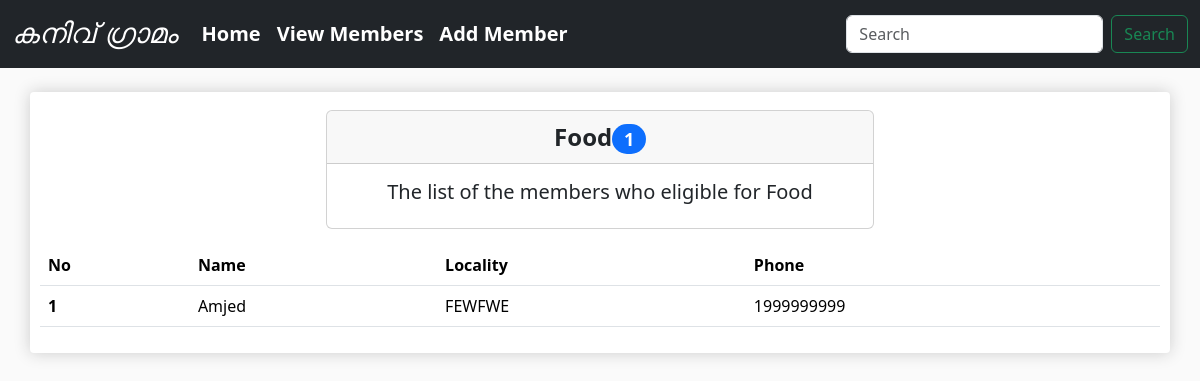
Before: /1 with the older database file.
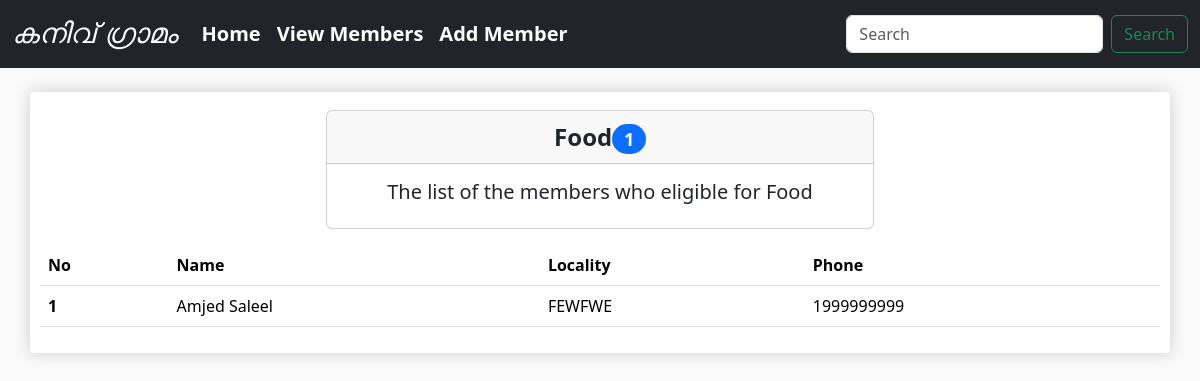
After: the same page with the newer database file.
### charity/models.py (models this page shows, shortened)
class Need(models.Model):
    member = models.OneToOneField(Member, on_delete=models.CASCADE,)
    requirement = models.ManyToManyField(Category, blank=True,)

class Member(models.Model):
    ration_card_status = (
        ('APL', 'APL'),
        ('BPL', 'BPL'),
    )
    name = models.CharField(max_length=30, verbose_name='Name')
    age = models.IntegerField(verbose_name='Age')
    phone = models.PositiveIntegerField(help_text='Enter phone number without country code')
    house_name = models.CharField(max_length=50)
    locality = models.CharField(max_length=50)
    pin_code = models.IntegerField()
    ration_card = models.CharField(choices=ration_card_status, max_length=10)
    annual_income = models.IntegerField()
    job = models.CharField(max_length=50)
    remark = models.TextField(max_length=100, help_text='Max 100 letters', blank=True)
    class Meta:
        unique_together = ('name', 'house_name', 'phone')

### charity/views.py (the view)
# urls.py: path('<int:category_id>', views.view_by_category, name='view-by-category'),
def view_by_category(request, category_id):
    category = Category.objects.get(id=category_id)
    needs = Need.objects.filter(requirement=category)
    print(needs)
    context = {
        'requirements': needs,
        'category': category,
        'total_members': needs.count()
    }
    return render(request, 'charity/view-by-category.html', context)

### charity/models.py (called while the page is built)
    def __str__(self):
        return self.category

### templates/charity/view-by-category.html
{% extends 'base.html' %}
{% block content %}
    <div class="container bg-white mt-4 box-shadow">
        <div class="row justify-content-center">
            <div class="col-12 col-lg-6">
                <div class="card mb-3 text-center mt-2">
                    <div class="card-header fs-4"><b>{{ category }}<span
                            class="badge rounded-pill bg-primary">{{ total_members }}</span></b></div>
                    <div class="card-body text-dark">
                        <h5 class="card-title">The list of the members who eligible for {{ category }}</h5>
                    </div>
                </div>
            </div>
        </div>
        <div class="row">
            <div class="col-12 col-lg-12">
                <table class="table table-hover">
                    <thead>
                    <tr>
                        <th scope="col">No</th>
                        <th scope="col">Name</th>
                        <th scope="col">Locality</th>
                        <th scope="col">Phone</th>
                    </tr>
                    </thead>
                    <tbody>
                    {% for requirement in requirements %}
                        <tr>
                            <th scope="row">1</th>
                            <td>{{ requirement.member.name }}</td>
                            <td>{{ requirement.member.locality }}</td>
                            <td>{{ requirement.member.phone }}</td>
                        </tr>
                    {% endfor %}
                    </tbody>
                </table>
            </div>
        </div>
    </div>
{% endblock %}

Changed rows visible on the page:
changed through a linked row, Need "FEWFWE": member.name "Amjed" → "Amjed Saleel"
